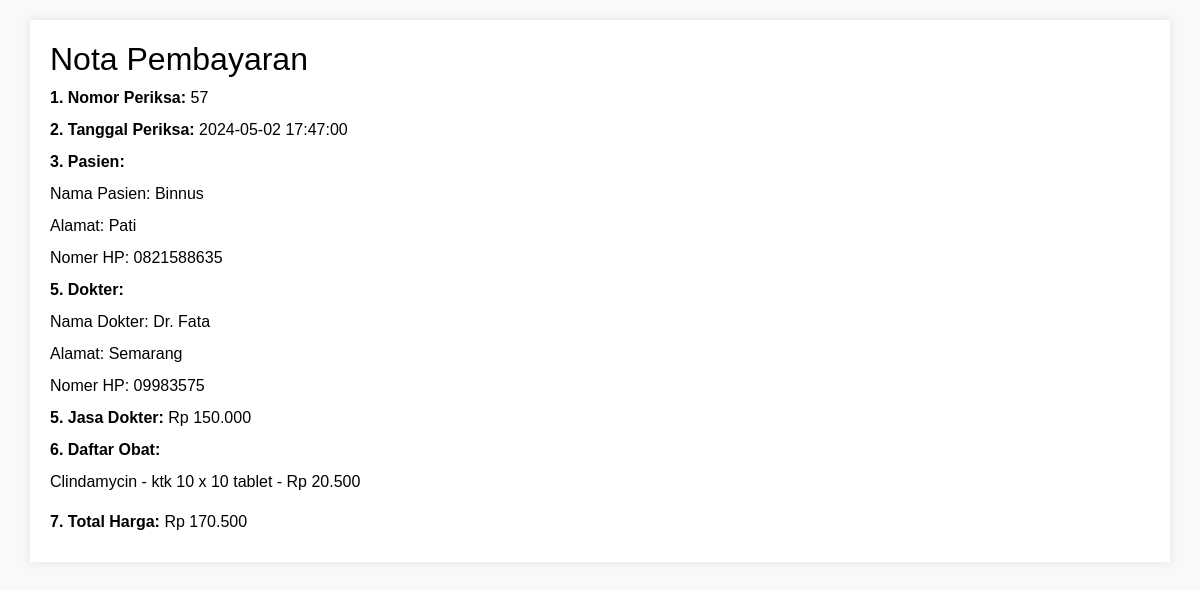
/nota.php?id_invoice=57, run on the app's committed database.
### tables this page shows
CREATE TABLE `periksa` (
  `id` int(11) NOT NULL,
  `id_pasien` int(11) NOT NULL,
  `id_dokter` int(11) NOT NULL,
  `tgl_periksa` datetime NOT NULL,
  `catatan` text NOT NULL,
  `id_obat` text NOT NULL
);

CREATE TABLE `pasien` (
  `id` int(11) NOT NULL,
  `nama` varchar(255) DEFAULT NULL,
  `alamat` varchar(255) DEFAULT NULL,
  `no_hp` varchar(50) DEFAULT NULL
);

CREATE TABLE `dokter` (
  `id` int(11) NOT NULL,
  `nama` varchar(255) DEFAULT NULL,
  `alamat` varchar(255) DEFAULT NULL,
  `no_hp` varchar(50) DEFAULT NULL
);

CREATE TABLE `obat` (
  `id` int(11) NOT NULL,
  `nama_obat` varchar(255) DEFAULT NULL,
  `kemasan` varchar(100) DEFAULT NULL,
  `harga` int(11) DEFAULT NULL
);

### koneksi.php (called while the page is built, shortened)
<?php
$databaseHost = 'localhost';
$databaseName = 'poliklinik1';
$databaseUsername = 'root';
$databasePassword = '';
$mysqli = mysqli_connect($databaseHost, $databaseUsername, $databasePassword, $databaseName);
function getPeriksaInfo($periksaId) {
    global $mysqli;
    $result = mysqli_query($mysqli, "SELECT * FROM periksa WHERE id = '$periksaId'");
    $periksaInfo = mysqli_fetch_assoc($result);
    return $periksaInfo;
}
function getSelectedObatsInfo($selectedObats) {
    global $mysqli;
    $selectedObatsStr = implode(',', $selectedObats);
    $result = mysqli_query($mysqli, "SELECT * FROM obat WHERE id IN ($selectedObatsStr)");
    $selectedObatsInfo = mysqli_fetch_all($result, MYSQLI_ASSOC);
    return $selectedObatsInfo;
}
function getDoctorInfo($doctorId) {
    global $mysqli;
    $query = "SELECT * FROM dokter WHERE id = '$doctorId'";
    $result = mysqli_query($mysqli, $query);
    return mysqli_fetch_assoc($result);
}
function getPatientInfo($patientId) {
    global $mysqli;
    $query = "SELECT * FROM pasien WHERE id = '$patientId'";
    $result = mysqli_query($mysqli, $query);
    return mysqli_fetch_assoc($result);
}
?>

### nota.php (the view, shortened to what this page needs)
<?php
include_once("koneksi.php");
$periksaId = $_GET['id_invoice'];
$periksaInfo = getPeriksaInfo($periksaId);
$selectedObats = explode(",", $periksaInfo['id_obat']);
$selectedObatsInfo = getSelectedObatsInfo($selectedObats);
$jasaDokter = 150000;
$patientId = $periksaInfo['id_pasien'];
$patientInfo = getPatientInfo($patientId);
$doctorId = $periksaInfo['id_dokter'];
$doctorInfo = getDoctorInfo($doctorId);
$totalInvoice = $jasaDokter;
foreach ($selectedObatsInfo as $obat) {
    $totalInvoice += $obat['harga'];
}
?>
<!DOCTYPE html>
<html lang="en">
<head>
    <link rel="stylesheet" href="assets/css/bootstrap.css">
    <link href="https://cdn.jsdelivr.net/npm/bootstrap@5.0.2/dist/css/bootstrap.min.css" rel="stylesheet">
</head>
</head>
<body>
    <div class="container">
        <h2>Nota Pembayaran</h2>
        <p><strong>1. Nomor Periksa:</strong> <?php echo isset($periksaInfo['id']) ? $periksaInfo['id'] : ''; ?></p>
        <p><strong>2. Tanggal Periksa:</strong> <?php echo isset($periksaInfo['tgl_periksa']) ? $periksaInfo['tgl_periksa'] : ''; ?></p>
        <p><strong>3. Pasien:</strong></h4>
        <p>Nama Pasien: <?php echo $patientInfo['nama']; ?></p>
        <p>Alamat: <?php echo $patientInfo['alamat']; ?></p>
        <p>Nomer HP: <?php echo $patientInfo['no_hp']; ?></p>
        <p><strong>5. Dokter:</strong></p>
        <p>Nama Dokter: <?php echo $doctorInfo['nama']; ?></p>
        <p>Alamat: <?php echo $doctorInfo['alamat']; ?></p>
        <p>Nomer HP: <?php echo $doctorInfo['no_hp']; ?></p>
        <p><strong>5. Jasa Dokter:</strong> Rp <?php echo number_format($jasaDokter, 0, ',', '.'); ?></p>
        <p><strong>6. Daftar Obat:</strong></p>
        <ul>
            <?php foreach ($selectedObatsInfo as $obat): ?>
                <li><?php echo $obat['nama_obat'] . ' - ' . $obat['kemasan'] . ' - Rp ' . number_format($obat['harga'], 0, ',', '.'); ?></li>
            <?php endforeach; ?>
        </ul>
        <p><strong>7. Total Harga:</strong> Rp <?php echo number_format($totalInvoice, 0, ',', '.'); ?></p>
    </div>
</body>
</html>

### nota.php (style rules this page uses)
body { font-family: 'Arial', sans-serif; background-color: #f8f9fa; }
.container { background-color: #fff; padding: 20px; margin-top: 20px; box-shadow: 0 0 10px rgba(0, 0, 0, 0.1); }
h2 { color: black; }
p { margin-bottom: 8px; color: black; }
ul { list-style: none; padding: 0; }
li { margin-bottom: 4px; color: black; }
strong { color: black; }

### data on the page
periksa: id "57", tgl_periksa "2024-05-02 17:47:00"
pasien: nama "Binnus", alamat "Pati", no_hp "0821588635"
dokter: nama "Dr. Fata", alamat "Semarang", no_hp "09983575"
obat: nama_obat "Clindamycin", kemasan "ktk 10 x 10 tablet", harga "20.500"

### other printed values
$jasaDokter "150.000"
$totalInvoice "170.500"
